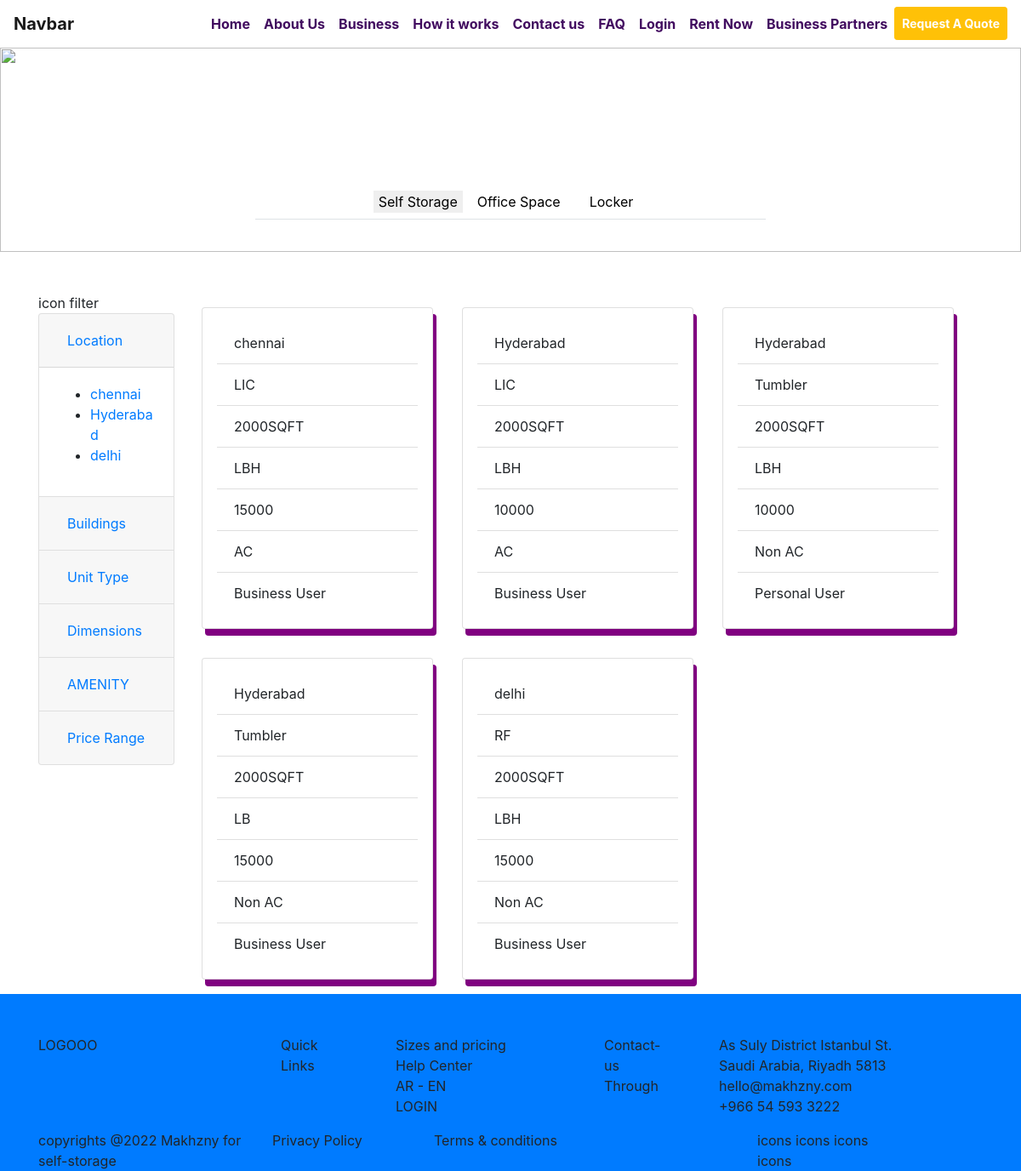
Screenshot of /unitTypes/2000SQFT/ with the database file from the repository.
### rentnow/models.py (models this page shows, shortened)
class Units(models.Model):
    location = models.CharField(max_length=265)
    buildings = models.CharField(max_length=265)
    unitTypes = models.CharField(max_length=265)
    dimensions = models.CharField(max_length=265)
    priceRange = models.IntegerField()
    amenity = models.CharField(max_length=265)
    slug = models.SlugField(blank=True)
    date = models.DateTimeField(default=datetime.now, blank=True)
    userType = models.CharField(max_length=265, choices=User_CHOICES, default=User_CHOICES[0][0])

### rentnow/views.py (the view)
# urls.py: path('unitTypes/<str:unitTypes>/', views.unitTypesBiased, name="getUnitTypes"),
def unitTypesBiased(request, unitTypes):
    getAllUnitTypes = Units.objects.filter(unitTypes=unitTypes)
    return render(request, "home/test.html", {"units": getAllUnitTypes})

### templates/home/test.html (shortened to what this page needs)
{% extends 'baselayout.html' %}
{% block content %}
{% for unit in units %}
<div class="card" style="width: 17rem; margin:17px; padding:17px;box-shadow:4px 8px purple;">
    <ul class="list-group list-group-flush">
        <li class="list-group-item">{{unit.location}}</li>
        <li class="list-group-item">{{unit.buildings}}</li>
        <li class="list-group-item">{{unit.unitTypes}}</li>
        <li class="list-group-item">{{unit.dimensions}}</li>
        <li class="list-group-item">{{unit.priceRange}}</li>
        <li class="list-group-item">{{unit.amenity}}</li>
         <li class="list-group-item"> {{unit.userType}}</li>
    </ul>
</div>
{% endfor %}
{% endblock %}

### rows the page displays
Units: location "chennai", buildings "LIC", unitTypes "2000SQFT", dimensions "LBH", priceRange "15000", amenity "AC", userType "Business User"
Units: location "Hyderabad", buildings "LIC", unitTypes "2000SQFT", dimensions "LBH", priceRange "10000", amenity "AC", userType "Business User"
Units: location "Hyderabad", buildings "Tumbler", unitTypes "2000SQFT", dimensions "LBH", priceRange "10000", amenity "Non AC", userType "Personal User"
Units: location "Hyderabad", buildings "Tumbler", unitTypes "2000SQFT", dimensions "LB", priceRange "15000", amenity "Non AC", userType "Business User"
Units: location "delhi", buildings "RF", unitTypes "2000SQFT", dimensions "LBH", priceRange "15000", amenity "Non AC", userType "Business User"
